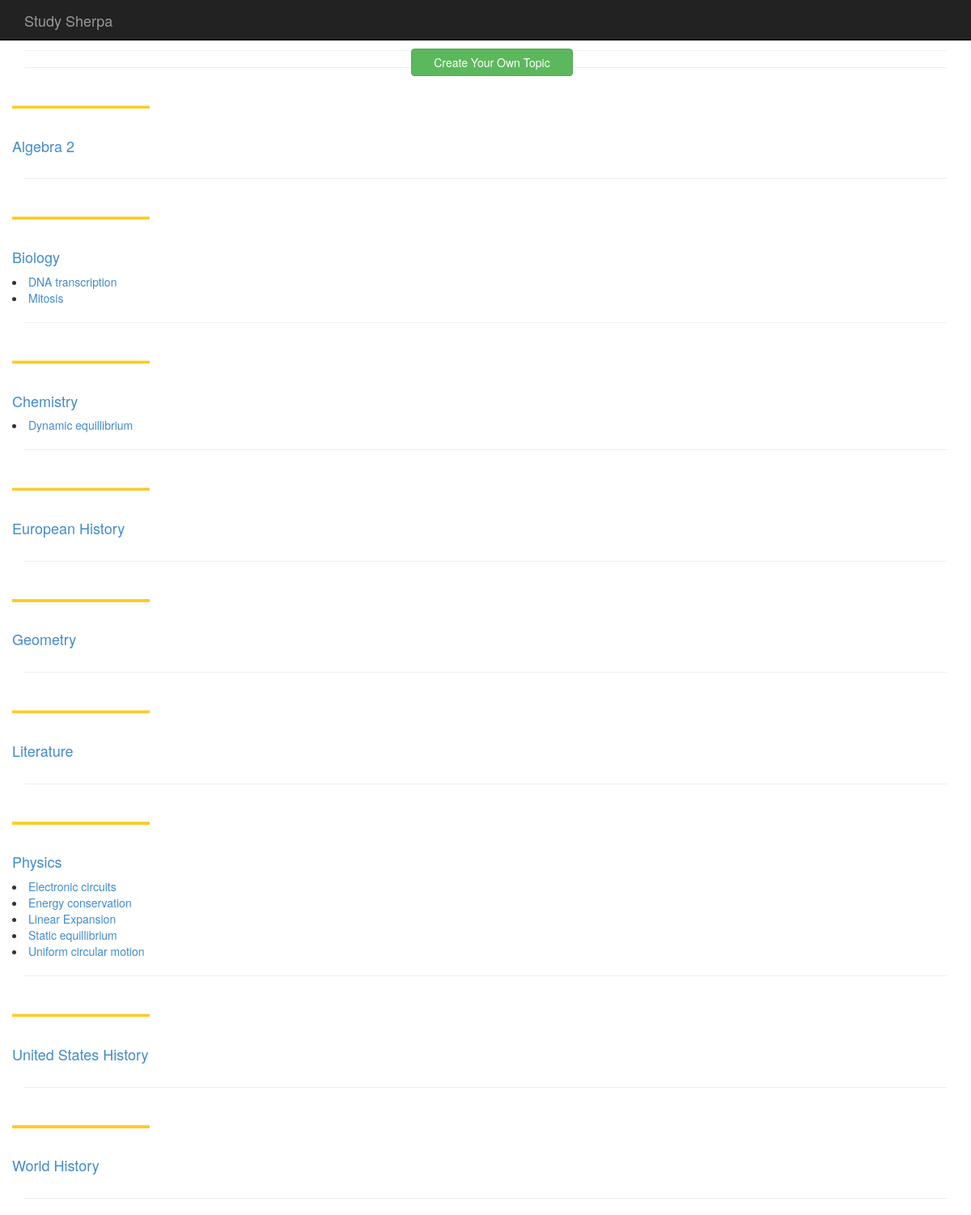
Before: /topics/ with the older database file.
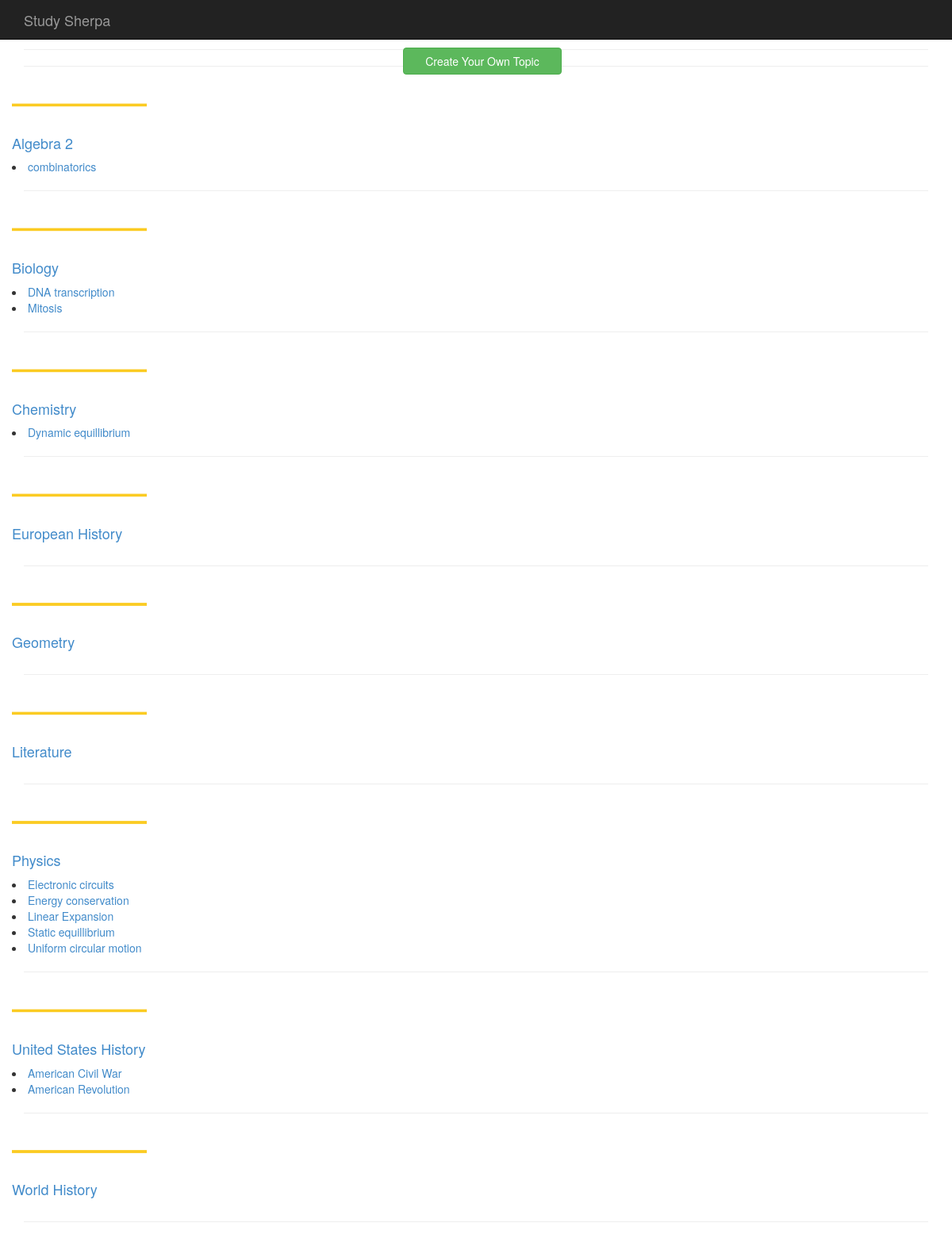
After: the same page with the newer database file.
### topics/models.py (models this page shows, shortened)
class Subject(models.Model):
    name = models.CharField(max_length=50)
    slug = models.SlugField()

class Topic(models.Model):
    name = models.CharField(max_length=100)
    subject = models.ForeignKey(Subject)
    slug = models.SlugField()

### topics/views.py (the view)
def all_topics(request):
    def render_page(subjects):
        params = {'subjects': subjects}
        return render(request, 'topics/all_topics.html', params)
    '''
    each item in the 'subjects' list is a 2-item list.
    the first item is the name of the subject, and the other is the topics under that subject
    '''
    subjects = []
    for subject in Subject.objects.order_by('name'):
        elem = []
        elem.append(subject.name)
        elem.append(Topic.objects.filter(subject=subject).order_by('name'))
        subjects.append(elem)
    return render_page(subjects)

### topics/templates/topics/all_topics.html (shortened to what this page needs)
{% extends "odin/base.html" %}
{% block content %}
{% load staticfiles %}
<html lang="en">
<div class="navbar navbar-inverse navbar-fixed-top" role="navigation">
<div class="container">
<div class="navbar-header">
<a class="navbar-brand" href="../">Study Sherpa</a>
</div>
<div class="navbar-collapse collapse">
<div class="navbar-collapse collapse">
</div>
</div>
</div>
</div>
<form action="{% url 'create_topic'%}" method="get">
<div class="col-md-2">
<button id="create_topic" name="" class="btn btn-block btn-success" style="position: absolute; left: 8px; top: 60px; ">Create Your Own Topic
</button>
</form>
<div class="container">
{% for subject in subjects %}
<div class="row">
<div class="span5">
<img src="{% static 'image/cornerBadge.png' %}"style="width: 170px">
  <h4><a href="#">{{ subject.0 }}</a></h4>
{% for topic in subject.1 %}
</div>
<div class="span3">
  <div>          <li>
    <a href="{% url 'topics.views.view_topic' topic.slug %}">{{ topic.name }}</a>
	</li>
</div>
{% endfor %}
</div>
</div>
<hr>
{% endfor %}
{% endblock %}

### templates/odin/base.html (shortened to what this page needs)
{% load staticfiles %}
<!DOCTYPE html PUBLIC "-//W3C//DTD XHTML 1.0 Transitional//EN"
"http://www.w3.org/TR/xhtml1/DTD/xhtml1-transitional.dtd">
<html xmlns="http://www.w3.org/1999/xhtml">
<head>
<link href="css/bootstrap.min.css" rel="stylesheet" media="screen">
<link rel="stylesheet/less" type="text/css" href="{% static "less/theme.less" %}" />
</head>
<body>
{% block content %}
{% endblock %}
</body>
</html>

Changed rows visible on the page:
added Topic: name "combinatorics", shown under "Algebra 2"
added Topic: name "American Civil War", shown under "United States History"
added Topic: name "American Revolution", shown under "United States History"
